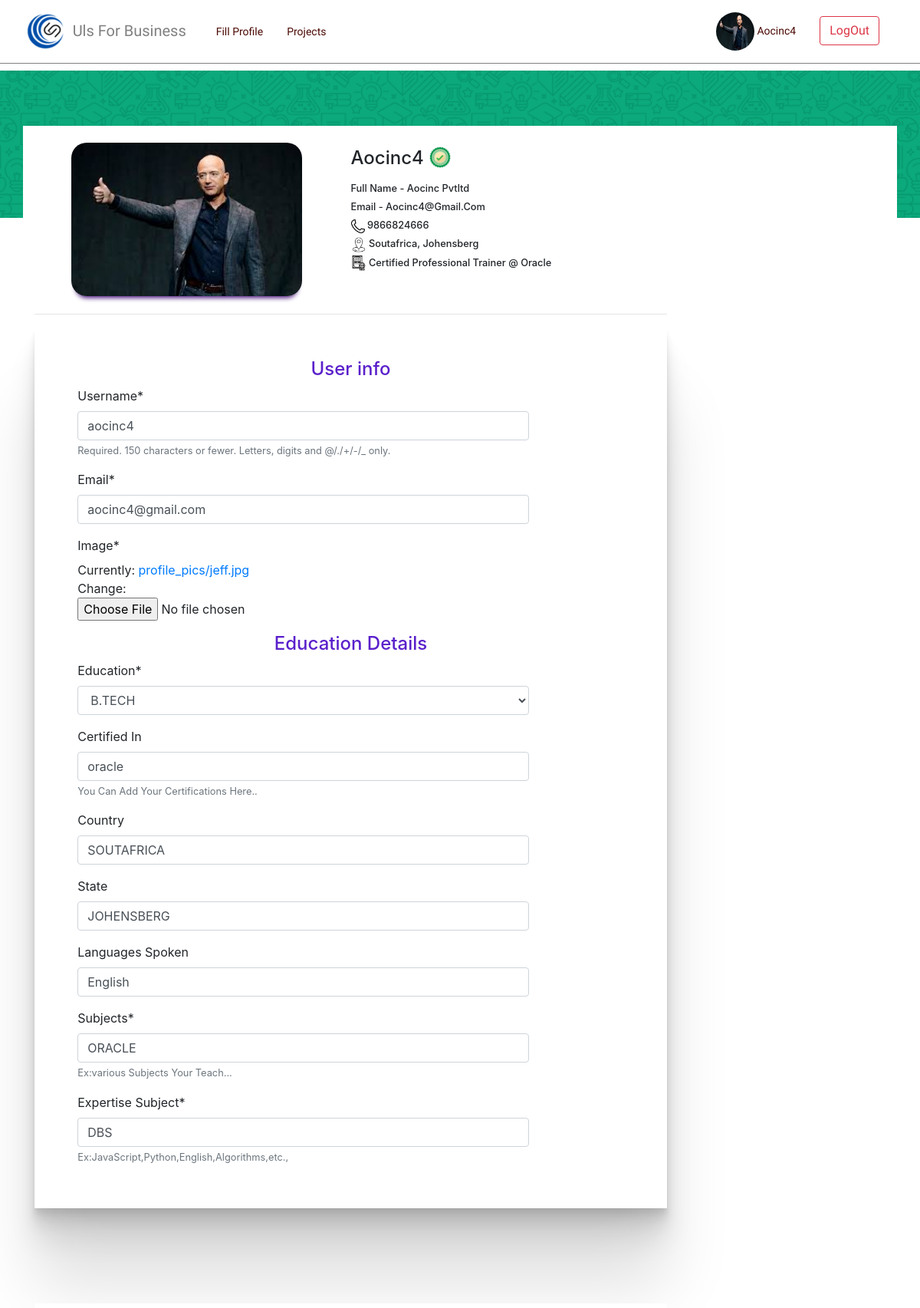
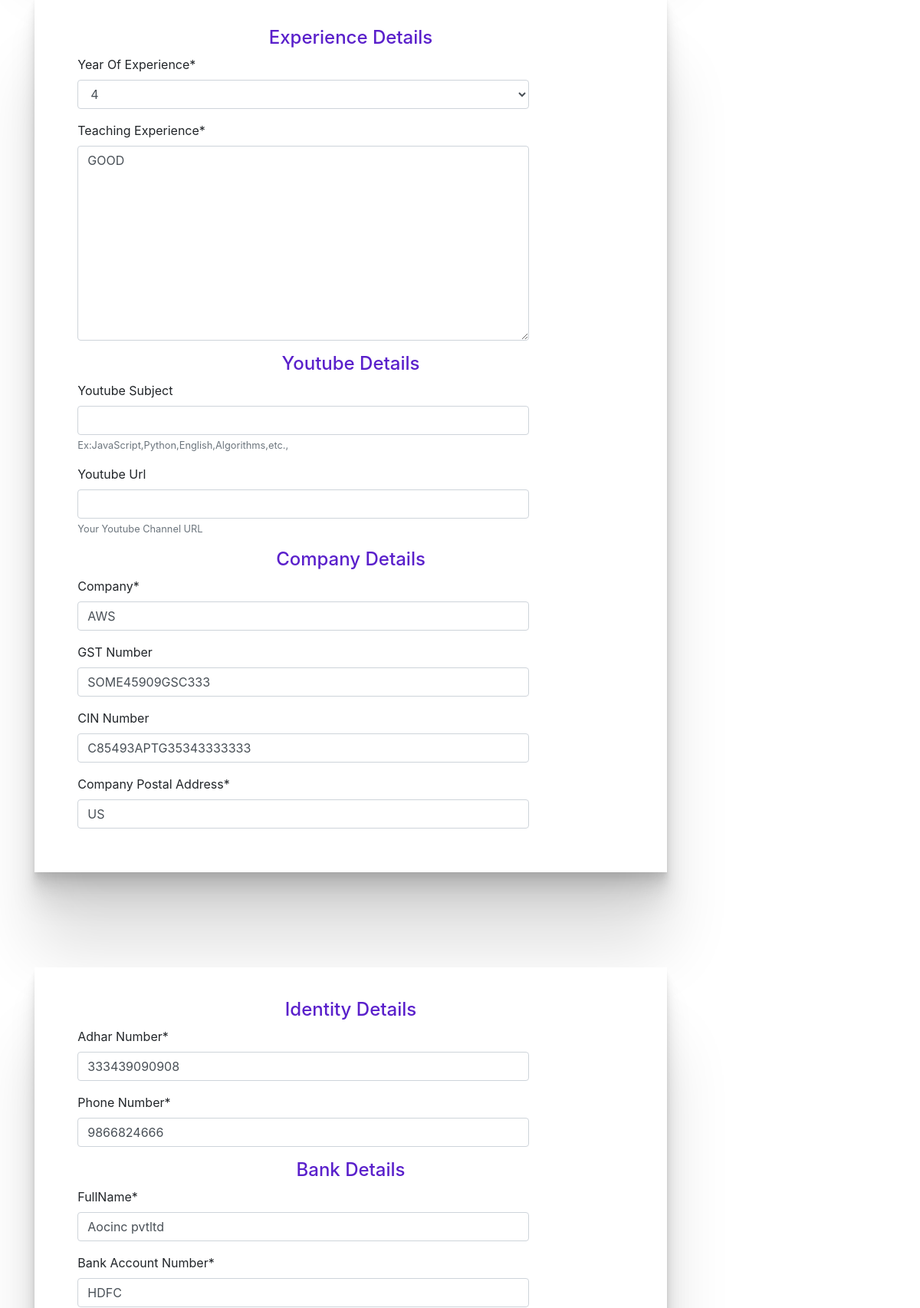
The page /profile (signed in, upper part) on the database its author committed (2 pictures, top to bottom).
### Users/models.py (models this page shows, shortened)
class Profile(models.Model):
    user = models.OneToOneField(User, on_delete=models.CASCADE)
    image = models.ImageField(upload_to='profile_pics', default='default.jpg')
    Education  = models.CharField(max_length = 30,default = 'Degree', choices = Education_list)
    Certified_In  = models.CharField(max_length = 39,default = '',blank = True,help_text = "You Can Add Your Certifications Here..")
    Country = models.CharField(max_length = 59,default = '',blank = True)
    State = models.CharField(max_length = 59,default = '',blank = True)
    Languages_Spoken  = models.CharField(max_length = 39,default = 'English',blank = True)
    Subjects =  models.CharField(max_length = 79, help_text = "Ex:various Subjects Your Teach..." ,default='')
    Expertise_Subject = models.CharField(max_length = 79, help_text = "Ex:JavaScript,Python,English,Algorithms,etc.," , default='')
    Year_Of_Experience = models.CharField(max_length = 20, choices = yr_exp,default = '4')
    Teaching_Experience = models.TextField(default = 'GOOD')
    Youtube_Subject = models.CharField(max_length = 79,default = '', blank = True,help_text = "Ex:JavaScript,Python,English,Algorithms,etc.,")
    Youtube_Url = models.CharField(max_length = 159,default = '', blank = True,help_text = "Your Youtube Channel URL")
    Company = models.CharField(max_length=89)
    Adhar_Number = models.CharField(max_length=12,validators=[RegexValidator(r'^\d{1,12}$')], default='Adhar Number')
    Phone_Number = models.CharField(max_length=12,validators = [RegexValidator(r'^\d{1,12}$')], default = ' ')
    GST_Number   = models.CharField(max_length = 15, blank=True)
    Pan_Number   = models.CharField(max_length=10, default ='PAN Number', blank = True)
    CIN_Number   = models.CharField(max_length = 21, blank = True)
    Company_Postal_Address = models.CharField(max_length=89, default="Complete Address")
    FullName     = models.CharField(max_length = 79,default = '')
    Bank_Account_Number = models.CharField(max_length=12,default="Bank Account Number")
    IFSC = models.CharField(max_length=11,default="IFSC CODE")
    Branch =models.CharField(max_length=29,default="Branch Name")

### Users/views.py (the view)
# urls.py: path('profile',views.profile, name = 'profile'),
@login_required
@cache_control(no_cache=True,private=True, must_revalidate=True, no_store=True)
def profile(request):
    template = 'registration/profile_sample.html'
    if request.method == 'POST':
        u_form = UserUpdateForm(request.POST, instance = request.user)
        p_form = ProfileUpdateForm(request.POST,
                                   request.FILES,
                                   instance = request.user.profile)
        if u_form.is_valid() and p_form.is_valid():
            u_form.save()
            p_form.save()
            messages.success(request,f'Your Account Has Been Updated')
            return redirect('profile')
    else:
        u_form = UserUpdateForm(instance = request.user)
        p_form = ProfileUpdateForm(instance = request.user.profile)
    context ={
        'u_form':u_form,
        'p_form':p_form
        }
    return render(request,template,context)

### Users/forms.py
class UserUpdateForm(forms.ModelForm):
    email = forms.EmailField(required=True)
    class Meta(object):
        model = User
        fields = ['username','email']

class ProfileUpdateForm(forms.ModelForm):
    class Meta:
        model = Profile
        fields = ['image',
                  'Education',
                  'Certified_In',
                  'Country',
                  'State',
                  'Languages_Spoken',
                  'Subjects',
                  'Expertise_Subject',
                  'Year_Of_Experience',
                  'Teaching_Experience',
                  'Youtube_Subject',
                  'Youtube_Url',
                  'Company',
                  'Adhar_Number',
                  'Phone_Number',
                  'GST_Number',
                  'Pan_Number',
                  'CIN_Number',
                  'Company_Postal_Address',
                  'FullName',
                  'Bank_Account_Number',
                  'IFSC',
                  'Branch',
                  ]

### Users/templates/registration/profile_sample.html (shortened to what this page needs)
{% extends 'Uls_PartnerApp/base.html' %}
{% load crispy_forms_tags %}
{% load static %}
{% block content %}
<head>
</head>
<br><br><br><br><br>
<div class="container bootstrap snippets bootdeys" id="main-div">
<div class="row">
  <div class="col-xs-12 col-sm-9">
    <form class="form-horizontal" method="POST" enctype="multipart/form-data" novalidate >
        <div class=" container row">
          <div class="col-6">
          <div class="panel panel-default">
            <div class="panel-body text-center" id="main-img">
            <img src="{{ user.profile.image.url }}" class="img-circle profile-avatar" alt="User avatar">
            </div>
          </div>
          </div>
        <div class="col-6" id="profile-top-info">
          <br>
          <legend id="username" style="font-weight:500;">
             {{ request.user.username |title}}
            <img src="{% static 'images/approved.png' %}" style="height: 30px; margin-top:-5px;" alt="">
          </legend>
          <small style="font-weight:500;">
            {% if user.profile.FullName %}
            Full Name -
            {{ user.profile.FullName |title}}
            {% else %}
            Full Name - Update Your FullName
            {% endif %}
          </small><br>
          <small style="font-weight:500;">
            Email -
            {{ request.user.email |title}}
          </small><br>
          <small style="font-weight:500;">
            <img src="{% static 'images/phone.png' %}"  style="height:18px; "alt="">
            {% if user.profile.Phone_Number %}
            {{ user.profile.Phone_Number}}
            {% else %}
            Update Your Phone Number
            {% endif %}
          </small><br>
          <small style="font-weight:500;">
            <img src="{% static 'images/location.png' %}" style="height:20px;"  alt="">
            {% if user.profile.Country %}
            {{ user.profile.Country |title }},
            {{ user.profile.State |title }}
            {% else %}
            Update Your Location Details
            {% endif %}
          </small><br>
          <small style="font-weight:500;">
            <img src="{% static 'images/certificate.png' %}" style="height:20px;"  alt="">
            {% if user.profile.Certified_In %}
            Certified Professional Trainer @
            {{ user.profile.Certified_In |title }}
            {% else %}
            Update Your Certification Info
            {% endif %}
          </small>
        </div>
        </div>
        <hr>
      <div class="panel panel-default" id="User-info">
          <div class="panel-heading">
            <h4 class="panel-title text-center">User info</h4>
          </div>
          <div class="panel-body">
            <div class="form-group">
              <div class="col-sm-10">
                  {{ u_form.username |as_crispy_field}}
              </div>
              <div class="col-sm-10">
                  {{ u_form.email |as_crispy_field }}
              </div>
              <div class="col-sm-10">
                {{ p_form.image |as_crispy_field }}
            </div>
            </div>
          </div>
          <div class="panel panel-default">
            <div class="panel-heading">
              <h4 class="panel-title text-center">Education Details</h4>
            </div>
          <div class="form-group">
            <div class="col-sm-10">
                {{ p_form.Education |as_crispy_field}}
            </div>
          </div>
          <div class="form-group">
            <div class="col-sm-10">
                {{ p_form.Certified_In |as_crispy_field}}
            </div>
            <div class="col-sm-10">
                {{ p_form.Country |as_crispy_field}}
            </div>
            <div class="col-sm-10">
                {{ p_form.State |as_crispy_field}}
            </div>
            <div class="col-sm-10">
                {{ p_form.Languages_Spoken |as_crispy_field}}
            </div>
            <div class="col-sm-10">
                {{ p_form.Subjects |as_crispy_field}}
            </div>
            <div class="col-sm-10">
                {{ p_form.Expertise_Subject |as_crispy_field}}
            </div>
          </div>
        </div>
      </div>
      <div class="panel panel-default"  id="User-info">
        <div class="panel-heading">
        <h4 class="panel-title text-center">Experience Details</h4>
        </div>
        <div class="panel-body">
          <div class="form-group">
            <div class="col-sm-10">
                {{ p_form.Year_Of_Experience |as_crispy_field}}
            </div>
          </div>
          <div class="form-group">
            <div class="col-sm-10">
                {{ p_form.Teaching_Experience |as_crispy_field}}
            </div>
          </div>
          <div class="panel-heading">
            <h4 class="panel-title text-center">Youtube Details</h4>
            </div>
          <div class="form-group">
            <div class="col-sm-10">
                {{ p_form.Youtube_Subject |as_crispy_field }}
            </div>
          </div>
          <div class="form-group">
            <div class="col-sm-10">
                {{ p_form.Youtube_Url |as_crispy_field }}
            </div>
            <div class="panel-heading">
                <h4 class="panel-title text-center">Company Details</h4>
            </div>
            <div class="col-sm-10">
                {{ p_form.Company |as_crispy_field }}
            </div>
            <div class="col-sm-10">
                {{ p_form.GST_Number |as_crispy_field }}
            </div>
            <div class="col-sm-10">
                {{ p_form.CIN_Number |as_crispy_field }}
            </div>
            <div class="col-sm-10">
                {{ p_form.Company_Postal_Address |as_crispy_field }}
            </div>
          </div>
        </div>
      </div>
      <div class="panel panel-default"  id="User-info">
        <div class="panel-heading">
        <h4 class="panel-title text-center">Identity Details</h4>
        </div>
        <div class="panel-body">
          <div class="form-group">
            <div class="col-sm-10">
                {{ p_form.Adhar_Number |as_crispy_field }}
            </div>
          </div>
          <div class="form-group">
            <div class="col-sm-10">
                {{ p_form.Phone_Number |as_crispy_field }}
            </div>
          </div>
        <div class="panel panel-default">
          <div class="panel-heading">
            <h4 class="panel-title text-center">Bank Details</h4>
            </div>
            <div class="panel-body">
                <div class="form-group">
                <div class="col-sm-10">
                  {{ p_form.FullName |as_crispy_field }}
              </div>
                <div class="col-sm-10">
                    {{ p_form.Bank_Account_Number |as_crispy_field }}
                </div>
            </div>
        </div>
      </div>
    </form>
  </div>
</div>
</div>
{% endblock %}

### templates/Uls_PartnerApp/base.html (shortened to what this page needs)
<!DOCTYPE html>
{% load static %}
<html lang="en">
<head>
    <link rel="stylesheet" href="{% static "css/style.css"  %}">
    <link rel="stylesheet" href="https://maxcdn.bootstrapcdn.com/bootstrap/4.0.0/css/bootstrap.min.css">
    <link rel="stylesheet"
    href="https://use.fontawesome.com/releases/v5.8.1/css/all.css"
>
</head>
<body class="base-body">
    <header>
    <nav class="mb-1 navbar navbar-expand-lg fixed-top" style="border-bottom: gray 1.5px solid;">
    <div class="container">
    <a id="brand" class="navbar-brand" href="{% url 'home'%}"><img src="{% static "images/uls-brand-01.png" %}" alt=""> <span id="brand-name"> Uls For Business </span></a>
    <div class="collapse navbar-collapse" id="navbarSupportedContent-555">
      {% if user.is_authenticated %}
      <ul class="navbar-nav mr-auto">
        <li class="nav-item active">
          <a class="nav-link" href="{% url 'profile' %}">Fill Profile
          </a>
        </li>
        <li class="nav-item">
          <a class="nav-link" href="{% url 'Project_upload' %}">Projects</a>
        </li>
      </ul>
      <ul class="navbar-nav ml-auto nav-flex-icons">
        <li class="nav-item">
          <a class="nav-link" href="{% url 'profile' %}"><img  class="rounded-circle account-img2" src="{{ user.profile.image.url }}" alt="avatar image" height="50" width="50" alt=""> {{ user.username | capfirst}} </a>
         </li>
        <li class="nav-item" style="margin-top: 5px;">
          <a class="nav-link" href="{% url 'logout' %}"><button class="btn btn-outline-danger">  LogOut</button></a>
        </li>
      {% else %}
      <ul class="navbar-nav ml-auto nav-flex-icons">
        <li class="nav-item">
            <a class="nav-link" href="{% url 'login' %}"><button class="btn btn-outline-danger">  Login</button></a>
        </li>
       </ul>
      {% endif %}
      </ul>
    </div>
  </nav>
    </header>
    <main>
    {% block content %}
    {% endblock %}
    </main>
</body>
</html>

### static/css/style.css (style rules this page uses)
.navbar { background-color:#ffffff; margin-bottom: 20px; }
.nav-link { color:#4a0904; margin-left: 15px; font-size: 14px; font-family: 'Graduate', cursive; }
#brand { margin-left: -15px; }
#brand-name { font-family: 'Russo One', sans-serif; color:gray }
html, body { font-family: "Roboto", sans-serif; color: #1a1616; scroll-behavior: smooth; }
.row { display: flex; }
header, #nav-bar { background-color: #2e5eaa !important; color: #fff; }

### Users/templates/registration/profile_sample.html (style rules this page uses)
#main-div { margin-top:-10%; background:rgb(255, 255, 255); }
#main-img { padding: 2%; }
#main-img img { height:200px; border-top-right-radius:20px; border-top-left-radius:20px; border-bottom-left-radius:20px; border-bottom-right-radius:20px; box-shadow: 0 8px 6px -6px rgb(60, 2, 114); margin-top:4%; }
#User-info { background:rgb(255, 255, 255); padding:5%; box-shadow: 0 2.8px 2.2px rgba(0, 0, 0, 0.034), 0 6.7px 5.3px rgba(0, 0, 0, 0.048), 0 12.5px 10px rgba(0, 0, 0, 0.06), 0 22.3px 17.9px rgba(0, 0, 0, 0.072), 0 41.8px 33.4px rgba(0, 0, 0, 0.086), 0 100px 80px rgba(0, 0, 0, 0.12) ; margin-bottom:15%; }
.panel-heading .panel-title { color:#5A20CB; }

### rows shown on the page
Profile: Education "B.TECH", Certified_In "oracle", Country "SOUTAFRICA", State "JOHENSBERG", Languages_Spoken "English", Subjects "ORACLE", Expertise_Subject "DBS", Year_Of_Experience "4", Teaching_Experience "GOOD", Company "AWS", GST_Number "SOME45909GSC333", CIN_Number "C85493APTG35343333333", Company_Postal_Address "US", Adhar_Number "333439090908", Phone_Number "9866824666", FullName "Aocinc pvtltd", Bank_Account_Number "HDFC"

### other values the page prints
{{ user.username | capfirst }} "Aocinc4"
{{ request.user.username |title }} "Aocinc4"
{{ user.profile.FullName |title }} "Aocinc Pvtltd"
{{ request.user.email |title }} "Aocinc4@Gmail.Com"
{{ user.profile.Phone_Number }} "9866824666"
{{ user.profile.Country |title }} "Soutafrica"
{{ user.profile.State |title }} "Johensberg"
{{ user.profile.Certified_In |title }} "Oracle"
